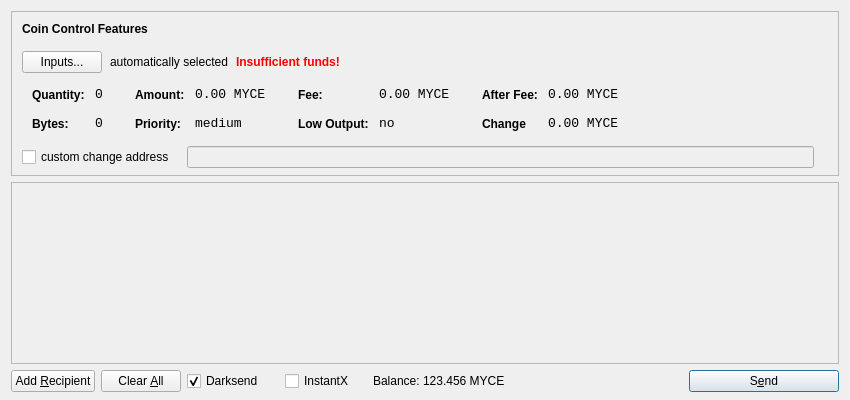
<?xml version="1.0" encoding="UTF-8"?>
<ui version="4.0">
 <class>SendCoinsDialog</class>
 <widget class="QDialog" name="SendCoinsDialog">
  <property name="geometry">
   <rect>
    <x>0</x>
    <y>0</y>
    <width>850</width>
    <height>400</height>
   </rect>
  </property>
  <property name="windowTitle">
   <string>Send Coins</string>
  </property>
  <layout class="QVBoxLayout" name="verticalLayout" stretch="0,1,0">
   <property name="bottomMargin">
    <number>8</number>
   </property>
   <item>
    <widget class="QFrame" name="frameCoinControl">
     <property name="sizePolicy">
      <sizepolicy hsizetype="Expanding" vsizetype="Expanding">
       <horstretch>0</horstretch>
       <verstretch>0</verstretch>
      </sizepolicy>
     </property>
     <property name="maximumSize">
      <size>
       <width>16777215</width>
       <height>16777215</height>
      </size>
     </property>
     <property name="frameShape">
      <enum>QFrame::StyledPanel</enum>
     </property>
     <property name="frameShadow">
      <enum>QFrame::Sunken</enum>
     </property>
     <layout class="QVBoxLayout" name="verticalLayoutCoinControl2">
      <property name="spacing">
       <number>-1</number>
      </property>
      <property name="leftMargin">
       <number>0</number>
      </property>
      <property name="topMargin">
       <number>0</number>
      </property>
      <property name="rightMargin">
       <number>0</number>
      </property>
      <property name="bottomMargin">
       <number>6</number>
      </property>
      <item>
       <layout class="QVBoxLayout" name="verticalLayoutCoinControl" stretch="0,0,0,0,1">
        <property name="spacing">
         <number>0</number>
        </property>
        <property name="leftMargin">
         <number>10</number>
        </property>
        <property name="topMargin">
         <number>10</number>
        </property>
        <item>
         <layout class="QHBoxLayout" name="horizontalLayoutCoinControl1">
          <property name="bottomMargin">
           <number>15</number>
          </property>
          <item>
           <widget class="QLabel" name="labelCoinControlFeatures">
            <property name="sizePolicy">
             <sizepolicy hsizetype="Preferred" vsizetype="Maximum">
              <horstretch>0</horstretch>
              <verstretch>0</verstretch>
             </sizepolicy>
            </property>
            <property name="font">
             <font>
              <weight>75</weight>
              <bold>true</bold>
             </font>
            </property>
            <property name="styleSheet">
             <string notr="true">font-weight:bold;</string>
            </property>
            <property name="text">
             <string>Coin Control Features</string>
            </property>
           </widget>
          </item>
         </layout>
        </item>
        <item>
         <layout class="QHBoxLayout" name="horizontalLayoutCoinControl2" stretch="0,0,0,0">
          <property name="spacing">
           <number>8</number>
          </property>
          <property name="bottomMargin">
           <number>10</number>
          </property>
          <item>
           <widget class="QPushButton" name="pushButtonCoinControl">
            <property name="styleSheet">
             <string notr="true"/>
            </property>
            <property name="text">
             <string>Inputs...</string>
            </property>
           </widget>
          </item>
          <item>
           <widget class="QLabel" name="labelCoinControlAutomaticallySelected">
            <property name="text">
             <string>automatically selected</string>
            </property>
            <property name="margin">
             <number>5</number>
            </property>
           </widget>
          </item>
          <item>
           <widget class="QLabel" name="labelCoinControlInsuffFunds">
            <property name="font">
             <font>
              <weight>75</weight>
              <bold>true</bold>
             </font>
            </property>
            <property name="styleSheet">
             <string notr="true">color:red;font-weight:bold;</string>
            </property>
            <property name="text">
             <string>Insufficient funds!</string>
            </property>
            <property name="margin">
             <number>5</number>
            </property>
           </widget>
          </item>
          <item>
           <spacer name="horizontalSpacerCoinControl">
            <property name="orientation">
             <enum>Qt::Horizontal</enum>
            </property>
            <property name="sizeHint" stdset="0">
             <size>
              <width>40</width>
              <height>1</height>
             </size>
            </property>
           </spacer>
          </item>
         </layout>
        </item>
        <item>
         <widget class="QWidget" name="widgetCoinControl" native="true">
          <property name="sizePolicy">
           <sizepolicy hsizetype="Preferred" vsizetype="Preferred">
            <horstretch>0</horstretch>
            <verstretch>0</verstretch>
           </sizepolicy>
          </property>
          <property name="minimumSize">
           <size>
            <width>0</width>
            <height>0</height>
           </size>
          </property>
          <property name="styleSheet">
           <string notr="true"/>
          </property>
          <layout class="QHBoxLayout" name="horizontalLayoutCoinControl5">
           <property name="margin">
            <number>0</number>
           </property>
           <item>
            <layout class="QHBoxLayout" name="horizontalLayoutCoinControl3" stretch="0,0,0,1">
             <property name="spacing">
              <number>20</number>
             </property>
             <property name="topMargin">
              <number>0</number>
             </property>
             <property name="bottomMargin">
              <number>10</number>
             </property>
             <item>
              <layout class="QFormLayout" name="formLayoutCoinControl1">
               <property name="horizontalSpacing">
                <number>10</number>
               </property>
               <property name="verticalSpacing">
                <number>14</number>
               </property>
               <property name="leftMargin">
                <number>10</number>
               </property>
               <property name="topMargin">
                <number>4</number>
               </property>
               <property name="rightMargin">
                <number>6</number>
               </property>
               <item row="0" column="0">
                <widget class="QLabel" name="labelCoinControlQuantityText">
                 <property name="styleSheet">
                  <string notr="true">font-weight:bold;</string>
                 </property>
                 <property name="text">
                  <string>Quantity:</string>
                 </property>
                 <property name="margin">
                  <number>0</number>
                 </property>
                </widget>
               </item>
               <item row="0" column="1">
                <widget class="QLabel" name="labelCoinControlQuantity">
                 <property name="font">
                  <font>
                   <family>Monospace</family>
                   <pointsize>10</pointsize>
                  </font>
                 </property>
                 <property name="cursor">
                  <cursorShape>IBeamCursor</cursorShape>
                 </property>
                 <property name="contextMenuPolicy">
                  <enum>Qt::ActionsContextMenu</enum>
                 </property>
                 <property name="text">
                  <string>0</string>
                 </property>
                 <property name="margin">
                  <number>0</number>
                 </property>
                 <property name="textInteractionFlags">
                  <set>Qt::LinksAccessibleByMouse|Qt::TextSelectableByKeyboard|Qt::TextSelectableByMouse</set>
                 </property>
                </widget>
               </item>
               <item row="1" column="0">
                <widget class="QLabel" name="labelCoinControlBytesText">
                 <property name="styleSheet">
                  <string notr="true">font-weight:bold;</string>
                 </property>
                 <property name="text">
                  <string>Bytes:</string>
                 </property>
                </widget>
               </item>
               <item row="1" column="1">
                <widget class="QLabel" name="labelCoinControlBytes">
                 <property name="font">
                  <font>
                   <family>Monospace</family>
                   <pointsize>10</pointsize>
                  </font>
                 </property>
                 <property name="cursor">
                  <cursorShape>IBeamCursor</cursorShape>
                 </property>
                 <property name="contextMenuPolicy">
                  <enum>Qt::ActionsContextMenu</enum>
                 </property>
                 <property name="text">
                  <string>0</string>
                 </property>
                 <property name="textInteractionFlags">
                  <set>Qt::LinksAccessibleByMouse|Qt::TextSelectableByKeyboard|Qt::TextSelectableByMouse</set>
                 </property>
                </widget>
               </item>
              </layout>
             </item>
             <item>
              <layout class="QFormLayout" name="formLayoutCoinControl2">
               <property name="horizontalSpacing">
                <number>10</number>
               </property>
               <property name="verticalSpacing">
                <number>14</number>
               </property>
               <property name="leftMargin">
                <number>6</number>
               </property>
               <property name="topMargin">
                <number>4</number>
               </property>
               <property name="rightMargin">
                <number>6</number>
               </property>
               <item row="0" column="0">
                <widget class="QLabel" name="labelCoinControlAmountText">
                 <property name="styleSheet">
                  <string notr="true">font-weight:bold;</string>
                 </property>
                 <property name="text">
                  <string>Amount:</string>
                 </property>
                 <property name="margin">
                  <number>0</number>
                 </property>
                </widget>
               </item>
               <item row="0" column="1">
                <widget class="QLabel" name="labelCoinControlAmount">
                 <property name="font">
                  <font>
                   <family>Monospace</family>
                   <pointsize>10</pointsize>
                  </font>
                 </property>
                 <property name="cursor">
                  <cursorShape>IBeamCursor</cursorShape>
                 </property>
                 <property name="contextMenuPolicy">
                  <enum>Qt::ActionsContextMenu</enum>
                 </property>
                 <property name="text">
                  <string>0.00 MYCE</string>
                 </property>
                 <property name="textInteractionFlags">
                  <set>Qt::LinksAccessibleByMouse|Qt::TextSelectableByKeyboard|Qt::TextSelectableByMouse</set>
                 </property>
                </widget>
               </item>
               <item row="1" column="0">
                <widget class="QLabel" name="labelCoinControlPriorityText">
                 <property name="styleSheet">
                  <string notr="true">font-weight:bold;</string>
                 </property>
                 <property name="text">
                  <string>Priority:</string>
                 </property>
                </widget>
               </item>
               <item row="1" column="1">
                <widget class="QLabel" name="labelCoinControlPriority">
                 <property name="font">
                  <font>
                   <family>Monospace</family>
                   <pointsize>10</pointsize>
                  </font>
                 </property>
                 <property name="cursor">
                  <cursorShape>IBeamCursor</cursorShape>
                 </property>
                 <property name="contextMenuPolicy">
                  <enum>Qt::ActionsContextMenu</enum>
                 </property>
                 <property name="text">
                  <string>medium</string>
                 </property>
                 <property name="textInteractionFlags">
                  <set>Qt::LinksAccessibleByMouse|Qt::TextSelectableByKeyboard|Qt::TextSelectableByMouse</set>
                 </property>
                </widget>
               </item>
              </layout>
             </item>
             <item>
              <layout class="QFormLayout" name="formLayoutCoinControl3">
               <property name="horizontalSpacing">
                <number>10</number>
               </property>
               <property name="verticalSpacing">
                <number>14</number>
               </property>
               <property name="leftMargin">
                <number>6</number>
               </property>
               <property name="topMargin">
                <number>4</number>
               </property>
               <property name="rightMargin">
                <number>6</number>
               </property>
               <item row="0" column="0">
                <widget class="QLabel" name="labelCoinControlFeeText">
                 <property name="styleSheet">
                  <string notr="true">font-weight:bold;</string>
                 </property>
                 <property name="text">
                  <string>Fee:</string>
                 </property>
                 <property name="margin">
                  <number>0</number>
                 </property>
                </widget>
               </item>
               <item row="0" column="1">
                <widget class="QLabel" name="labelCoinControlFee">
                 <property name="font">
                  <font>
                   <family>Monospace</family>
                   <pointsize>10</pointsize>
                  </font>
                 </property>
                 <property name="cursor">
                  <cursorShape>IBeamCursor</cursorShape>
                 </property>
                 <property name="contextMenuPolicy">
                  <enum>Qt::ActionsContextMenu</enum>
                 </property>
                 <property name="text">
                  <string>0.00 MYCE</string>
                 </property>
                 <property name="textInteractionFlags">
                  <set>Qt::LinksAccessibleByMouse|Qt::TextSelectableByKeyboard|Qt::TextSelectableByMouse</set>
                 </property>
                </widget>
               </item>
               <item row="1" column="0">
                <widget class="QLabel" name="labelCoinControlLowOutputText">
                 <property name="styleSheet">
                  <string notr="true">font-weight:bold;</string>
                 </property>
                 <property name="text">
                  <string>Low Output:</string>
                 </property>
                </widget>
               </item>
               <item row="1" column="1">
                <widget class="QLabel" name="labelCoinControlLowOutput">
                 <property name="font">
                  <font>
                   <family>Monospace</family>
                   <pointsize>10</pointsize>
                  </font>
                 </property>
                 <property name="cursor">
                  <cursorShape>IBeamCursor</cursorShape>
                 </property>
                 <property name="contextMenuPolicy">
                  <enum>Qt::ActionsContextMenu</enum>
                 </property>
                 <property name="text">
                  <string>no</string>
                 </property>
                 <property name="textInteractionFlags">
                  <set>Qt::LinksAccessibleByMouse|Qt::TextSelectableByKeyboard|Qt::TextSelectableByMouse</set>
                 </property>
                </widget>
               </item>
              </layout>
             </item>
             <item>
              <layout class="QFormLayout" name="formLayoutCoinControl4">
               <property name="horizontalSpacing">
                <number>10</number>
               </property>
               <property name="verticalSpacing">
                <number>14</number>
               </property>
               <property name="leftMargin">
                <number>6</number>
               </property>
               <property name="topMargin">
                <number>4</number>
               </property>
               <property name="rightMargin">
                <number>6</number>
               </property>
               <item row="0" column="0">
                <widget class="QLabel" name="labelCoinControlAfterFeeText">
                 <property name="styleSheet">
                  <string notr="true">font-weight:bold;</string>
                 </property>
                 <property name="text">
                  <string>After Fee:</string>
                 </property>
                 <property name="margin">
                  <number>0</number>
                 </property>
                </widget>
               </item>
               <item row="0" column="1">
                <widget class="QLabel" name="labelCoinControlAfterFee">
                 <property name="font">
                  <font>
                   <family>Monospace</family>
                   <pointsize>10</pointsize>
                  </font>
                 </property>
                 <property name="cursor">
                  <cursorShape>IBeamCursor</cursorShape>
                 </property>
                 <property name="contextMenuPolicy">
                  <enum>Qt::ActionsContextMenu</enum>
                 </property>
                 <property name="text">
                  <string>0.00 MYCE</string>
                 </property>
                 <property name="textInteractionFlags">
                  <set>Qt::LinksAccessibleByMouse|Qt::TextSelectableByKeyboard|Qt::TextSelectableByMouse</set>
                 </property>
                </widget>
               </item>
               <item row="1" column="0">
                <widget class="QLabel" name="labelCoinControlChangeText">
                 <property name="styleSheet">
                  <string notr="true">font-weight:bold;</string>
                 </property>
                 <property name="text">
                  <string>Change</string>
                 </property>
                </widget>
               </item>
               <item row="1" column="1">
                <widget class="QLabel" name="labelCoinControlChange">
                 <property name="font">
                  <font>
                   <family>Monospace</family>
                   <pointsize>10</pointsize>
                  </font>
                 </property>
                 <property name="cursor">
                  <cursorShape>IBeamCursor</cursorShape>
                 </property>
                 <property name="contextMenuPolicy">
                  <enum>Qt::ActionsContextMenu</enum>
                 </property>
                 <property name="text">
                  <string>0.00 MYCE</string>
                 </property>
                 <property name="textInteractionFlags">
                  <set>Qt::LinksAccessibleByMouse|Qt::TextSelectableByKeyboard|Qt::TextSelectableByMouse</set>
                 </property>
                </widget>
               </item>
              </layout>
             </item>
            </layout>
           </item>
          </layout>
         </widget>
        </item>
        <item>
         <layout class="QHBoxLayout" name="horizontalLayoutCoinControl4" stretch="0,0,0">
          <property name="spacing">
           <number>12</number>
          </property>
          <property name="sizeConstraint">
           <enum>QLayout::SetDefaultConstraint</enum>
          </property>
          <property name="topMargin">
           <number>5</number>
          </property>
          <property name="rightMargin">
           <number>5</number>
          </property>
          <item>
           <widget class="QCheckBox" name="checkBoxCoinControlChange">
            <property name="text">
             <string>custom change address</string>
            </property>
           </widget>
          </item>
          <item>
           <widget class="QLineEdit" name="lineEditCoinControlChange">
            <property name="enabled">
             <bool>false</bool>
            </property>
            <property name="sizePolicy">
             <sizepolicy hsizetype="Expanding" vsizetype="Fixed">
              <horstretch>0</horstretch>
              <verstretch>0</verstretch>
             </sizepolicy>
            </property>
           </widget>
          </item>
          <item>
           <widget class="QLabel" name="labelCoinControlChangeLabel">
            <property name="sizePolicy">
             <sizepolicy hsizetype="Preferred" vsizetype="Expanding">
              <horstretch>0</horstretch>
              <verstretch>0</verstretch>
             </sizepolicy>
            </property>
            <property name="minimumSize">
             <size>
              <width>0</width>
              <height>0</height>
             </size>
            </property>
            <property name="text">
             <string/>
            </property>
            <property name="margin">
             <number>3</number>
            </property>
           </widget>
          </item>
         </layout>
        </item>
        <item>
         <spacer name="verticalSpacerCoinControl">
          <property name="orientation">
           <enum>Qt::Vertical</enum>
          </property>
          <property name="sizeHint" stdset="0">
           <size>
            <width>800</width>
            <height>1</height>
           </size>
          </property>
         </spacer>
        </item>
       </layout>
      </item>
     </layout>
    </widget>
   </item>
   <item>
    <widget class="QScrollArea" name="scrollArea">
     <property name="widgetResizable">
      <bool>true</bool>
     </property>
     <widget class="QWidget" name="scrollAreaWidgetContents">
      <property name="geometry">
       <rect>
        <x>0</x>
        <y>0</y>
        <width>830</width>
        <height>165</height>
       </rect>
      </property>
      <layout class="QVBoxLayout" name="verticalLayout_2">
       <property name="margin">
        <number>0</number>
       </property>
       <item>
        <layout class="QVBoxLayout" name="entries">
         <property name="spacing">
          <number>6</number>
         </property>
        </layout>
       </item>
       <item>
        <spacer name="verticalSpacer">
         <property name="orientation">
          <enum>Qt::Vertical</enum>
         </property>
         <property name="sizeHint" stdset="0">
          <size>
           <width>20</width>
           <height>40</height>
          </size>
         </property>
        </spacer>
       </item>
      </layout>
     </widget>
    </widget>
   </item>
   <item>
    <layout class="QHBoxLayout" name="horizontalLayout">
     <item>
      <widget class="QPushButton" name="addButton">
       <property name="toolTip">
        <string>Send to multiple recipients at once</string>
       </property>
       <property name="text">
        <string>Add &amp;Recipient</string>
       </property>
       <property name="autoDefault">
        <bool>false</bool>
       </property>
      </widget>
     </item>
     <item>
      <widget class="QPushButton" name="clearButton">
       <property name="sizePolicy">
        <sizepolicy hsizetype="Minimum" vsizetype="Fixed">
         <horstretch>0</horstretch>
         <verstretch>0</verstretch>
        </sizepolicy>
       </property>
       <property name="toolTip">
        <string>Remove all transaction fields</string>
       </property>
       <property name="text">
        <string>Clear &amp;All</string>
       </property>
       <property name="autoRepeatDelay">
        <number>300</number>
       </property>
       <property name="autoDefault">
        <bool>false</bool>
       </property>
      </widget>
     </item>
     <item>
      <layout class="QHBoxLayout" name="horizontalLayout_2">
       <property name="spacing">
        <number>3</number>
       </property>
        <item>
        <widget class="QCheckBox" name="checkUseDarksend">
         <property name="minimumSize">
          <size>
           <width>95</width>
           <height>0</height>
          </size>
         </property>
         <property name="text">
          <string>Darksend</string>
         </property>
         <property name="checked">
          <bool>true</bool>
         </property>
        </widget>
       </item>
       <item>
        <widget class="QCheckBox" name="checkInstantX">
         <property name="enabled">
          <bool>true</bool>
         </property>
         <property name="minimumSize">
          <size>
           <width>85</width>
           <height>0</height>
          </size>
         </property>
         <property name="text">
          <string>InstantX</string>
         </property>
        </widget>
       </item>
       <item>
        <widget class="QLabel" name="label">
         <property name="sizePolicy">
          <sizepolicy hsizetype="Preferred" vsizetype="Fixed">
           <horstretch>0</horstretch>
           <verstretch>0</verstretch>
          </sizepolicy>
         </property>
         <property name="text">
          <string>Balance:</string>
         </property>
        </widget>
       </item>
       <item>
        <widget class="QLabel" name="labelBalance">
         <property name="sizePolicy">
          <sizepolicy hsizetype="Preferred" vsizetype="Fixed">
           <horstretch>0</horstretch>
           <verstretch>0</verstretch>
          </sizepolicy>
         </property>
         <property name="cursor">
          <cursorShape>IBeamCursor</cursorShape>
         </property>
         <property name="text">
          <string>123.456 MYCE</string>
         </property>
         <property name="textInteractionFlags">
          <set>Qt::LinksAccessibleByMouse|Qt::TextSelectableByKeyboard|Qt::TextSelectableByMouse</set>
         </property>
        </widget>
       </item>
      </layout>
     </item>
     <item>
      <spacer name="horizontalSpacer">
       <property name="orientation">
        <enum>Qt::Horizontal</enum>
       </property>
       <property name="sizeHint" stdset="0">
        <size>
         <width>40</width>
         <height>20</height>
        </size>
       </property>
      </spacer>
     </item>
     <item>
      <widget class="QPushButton" name="sendButton">
       <property name="minimumSize">
        <size>
         <width>150</width>
         <height>0</height>
        </size>
       </property>
       <property name="toolTip">
        <string>Confirm the send action</string>
       </property>
       <property name="text">
        <string>S&amp;end</string>
       </property>
       <property name="icon">
        <iconset resource="../bitcoin.qrc">
         <normaloff>:/icons/send</normaloff>:/icons/send</iconset>
       </property>
       <property name="default">
        <bool>true</bool>
       </property>
      </widget>
     </item>
    </layout>
   </item>
  </layout>
 </widget>
 <resources>
  <include location="../bitcoin.qrc"/>
 </resources>
 <connections/>
</ui>
